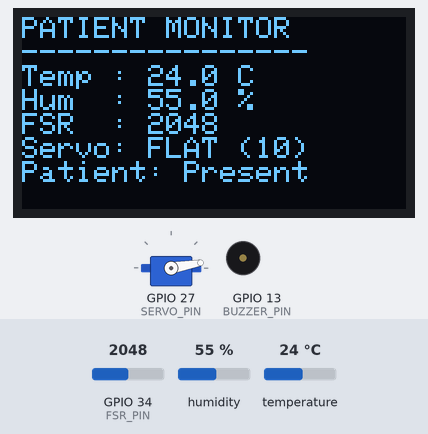
The sketch below on a simulated ESP32. Shown: 128×64 one-colour display, servo, buzzer (waves = sounding, pin HIGH). The test bench sets the inputs (shaded band); at power-on: GPIO 34 (FSR_PIN) = 2048, temperature 24 °C, humidity 55 %. What the sketch prints to the serial monitor is not drawn.

Above: at 3.2 s.
3.3 s: GPIO 34 (FSR_PIN) set to 60
At 4.8 s:
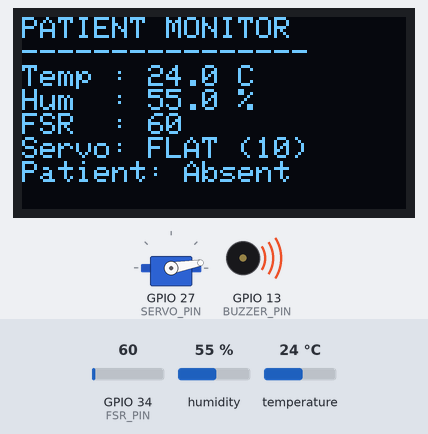
5.1 s: GPIO 34 (FSR_PIN) set to 140
At 5.9 s:
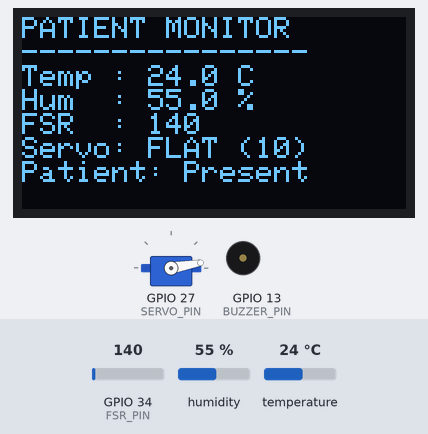
11.5 s: temperature set to 37.7 °C
At 14.2 s:
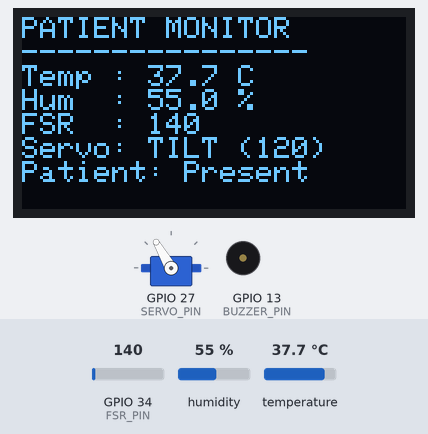
15.0 s: temperature set to 38.6 °C
At 16.4 s:
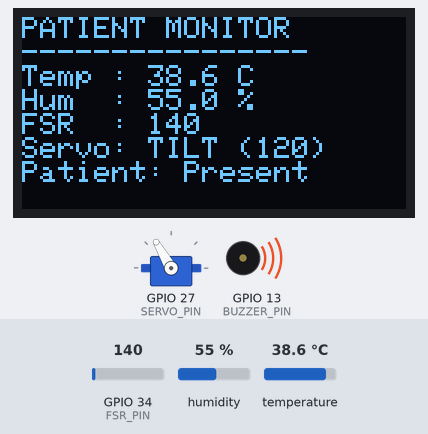
21.4 s: humidity set to 22 %
At 24.1 s:
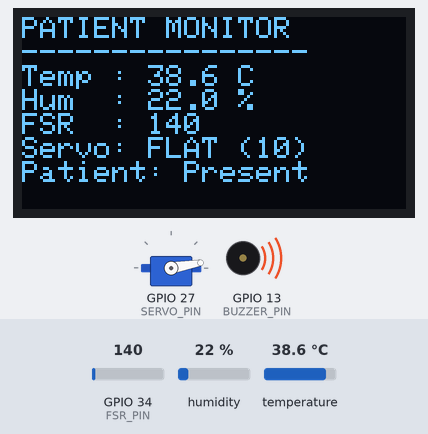
24.2 s: GPIO 34 (FSR_PIN) set to 109
At 25.6 s:
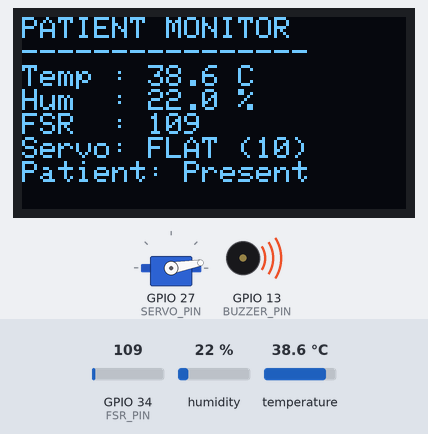
25.9 s: GPIO 34 (FSR_PIN) set to 92
Timing chart, 0 to 28.5 s (numbered marks = the images above; inputs shaded):
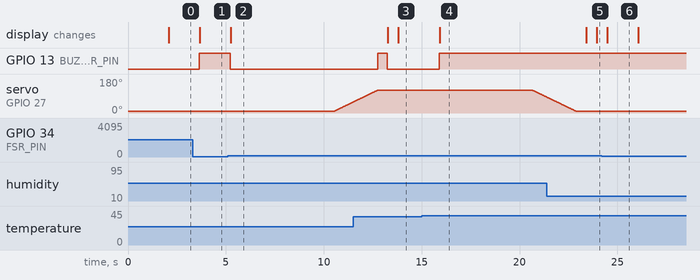

The sketch:

Simulation_code.ino
```cpp
#include <Wire.h>
#include <Adafruit_GFX.h>
#include <Adafruit_SSD1306.h>
#include <DHT.h>
#include <ESP32Servo.h>

//================= PIN DEFINITIONS =================
#define DHTPIN          4
#define DHTTYPE         DHT22

#define FSR_PIN         34
#define BUZZER_PIN      13
#define SERVO_PIN       27

#define SCREEN_WIDTH    128
#define SCREEN_HEIGHT   64

//================= OBJECTS =================
Adafruit_SSD1306 display(SCREEN_WIDTH, SCREEN_HEIGHT, &Wire, -1);
DHT dht(DHTPIN, DHTTYPE);
Servo bedServo;

//================= VARIABLES =================
bool isTilted = false;

unsigned long previousServoMillis = 0;
const unsigned long servoInterval = 10000;   // 10 seconds

//==================================================
// Function: Beep buzzer when patient position changes
//==================================================
void notifyShift()
{
  digitalWrite(BUZZER_PIN, HIGH);
  delay(500);          // Beep for 0.5 second
  digitalWrite(BUZZER_PIN, LOW);
}

//==================================================
// Function: Move servo smoothly between two angles
//==================================================
void moveServoSmoothly(int startAngle, int endAngle)
{
  int stepDelay = 20; // Time in milliseconds between each degree. Increase to slow down.

  if (startAngle < endAngle)
  {
    for (int pos = startAngle; pos <= endAngle; pos++)
    {
      bedServo.write(pos);
      delay(stepDelay);
    }
  }
  else
  {
    for (int pos = startAngle; pos >= endAngle; pos--)
    {
      bedServo.write(pos);
      delay(stepDelay);
    }
  }
}

void setup()
{
  Serial.begin(115200);

  pinMode(BUZZER_PIN, OUTPUT);
  digitalWrite(BUZZER_PIN, LOW);

  dht.begin();

  // OLED
  Wire.begin(21, 22);

  if (!display.begin(SSD1306_SWITCHCAPVCC, 0x3C))
  {
    Serial.println("OLED Failed");
    while (true);
  }

  display.clearDisplay();
  display.setTextColor(SSD1306_WHITE);
  display.setTextSize(1);

  display.setCursor(10, 20);
  display.println("Patient Monitor");
  display.display();

  delay(2000);

  // Servo
  bedServo.setPeriodHertz(50);
  bedServo.attach(SERVO_PIN, 500, 2400);
  bedServo.write(10); // Start at 10 degrees (Flat)
}

void loop()
{
  //-------------------- Read Sensors ------------------------
  float humidity = dht.readHumidity();
  float temperature = dht.readTemperature();

  int fsrValue = analogRead(FSR_PIN);

  if (isnan(temperature) || isnan(humidity))
  {
    Serial.println("DHT Error");
    return;
  }

  //-------------------- Servo Control ------------------------
  // Toggles the bed between 10 and 120 degrees every 10 seconds if a patient is present
  if (millis() - previousServoMillis >= servoInterval)
  {
    previousServoMillis = millis();

    if (isTilted && fsrValue > 100)
    {
      Serial.println("Returning Bed Flat (10 degrees)");

      // Move smoothly from 120 down to 10
      moveServoSmoothly(120, 10);
      notifyShift();        // Beep once

      isTilted = false;
    }
    else if (!isTilted && fsrValue > 100)
    {
      Serial.println("Tilting Bed (120 degrees)");

      // Move smoothly from 10 up to 120
      moveServoSmoothly(10, 120);
      notifyShift();

      isTilted = true;
    }
    else
    {
      Serial.println("Patient is absent - Skipping tilt");
    }
  }

  //-------------------- Alarm Logic ------------------------
  bool alarm = false;

  if (temperature > 38.0)
    alarm = true;

  if (fsrValue < 100)
    alarm = true;

  // Continuous alarm
  if (alarm)
  {
    digitalWrite(BUZZER_PIN, HIGH);
  }
  else
  {
    digitalWrite(BUZZER_PIN, LOW);
  }

  //-------------------- OLED ------------------------
  display.clearDisplay();

  display.setCursor(0, 0);
  display.println("PATIENT MONITOR");
  display.println("----------------");

  display.print("Temp : ");
  display.print(temperature, 1);
  display.println(" C");

  display.print("Hum  : ");
  display.print(humidity, 1);
  display.println(" %");

  display.print("FSR  : ");
  display.println(fsrValue);

  display.print("Servo: ");

  if (isTilted)
    display.println("TILT (120)");
  else
    display.println("FLAT (10)");

  display.print("Patient: ");

  if (fsrValue > 100)
    display.println("Present");
  else
    display.println("Absent");

  if (alarm)
  {
    display.println();
    display.println("*** ALERT ***");
  }

  display.display();

  //-------------------- Serial Monitor ------------------------
  Serial.print("Temperature : ");
  Serial.print(temperature);

  Serial.print(" C  Humidity : ");
  Serial.print(humidity);

  Serial.print(" %  FSR : ");
  Serial.print(fsrValue);

  Serial.print("  Servo : ");

  if (isTilted)
    Serial.print("Tilt(120)");
  else
    Serial.print("Flat(10)");

  Serial.print("  Patient: ");
  if (fsrValue > 100)
    Serial.println("Present");
  else
    Serial.println("Absent");

  delay(500);
  Serial.println("");
}
```

Measured:
- the behaviour switches between 38 and 38.1 °C on temperature (found by bisection; images 3 and 4)
- after the input at 3.3 s, GPIO 13 (BUZZER_PIN): LOW → HIGH after 0.35 s; the display: changes after 0.37 s (image 1)
- after the input at 5.1 s, GPIO 13 (BUZZER_PIN): HIGH → LOW after 0.13 s; servo on GPIO 27 (SERVO_PIN): moves from 10° to 58° over 0.94 s, starting after 5.5 s; the display: changes after 0.16 s (image 2)
- after the input at 11.5 s, the display: first differs from a run without the input after 2.3 s (image 3)
- after the input at 15.0 s, GPIO 13 (BUZZER_PIN): LOW → HIGH after 0.90 s; the display: changes after 0.93 s (image 4)
- after the input at 21.4 s, the display: first differs from a run without the input after 2.5 s (image 5)
- after the input at 24.2 s, the display: changes after 0.27 s (image 6)
